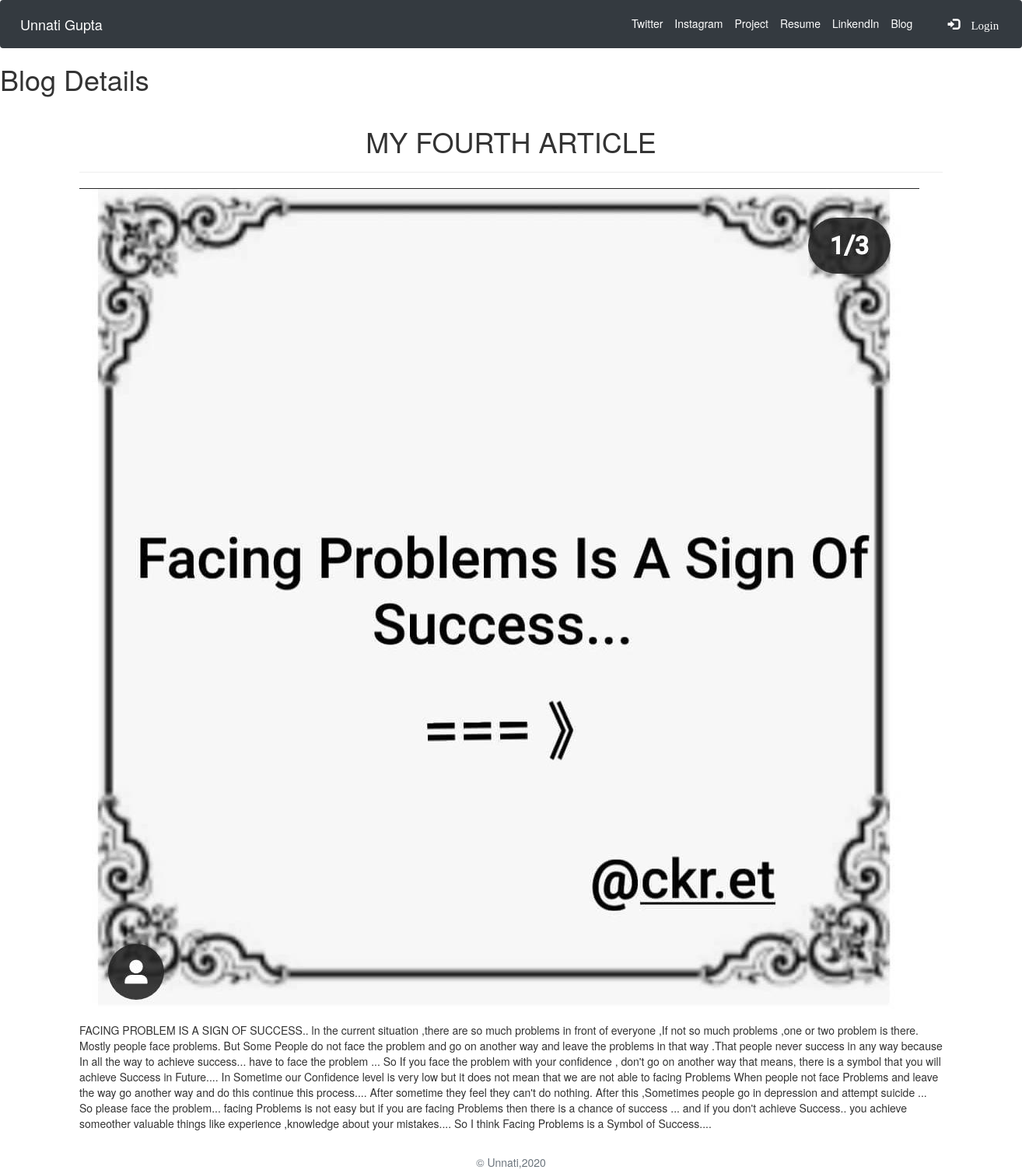
The app's page /blogdetail/35 with its own data.
### blog/models.py (models this page shows, shortened)
class Blog(models.Model):
    title = models.CharField(max_length=255)
    post_time = models.DateTimeField(auto_now_add=True)
    image = models.ImageField(upload_to='images/')
    body = models.TextField()

### blog/views.py (the view)
# urls.py: path('blogdetail/<int:pk>', views.BlogDetailView.as_view(), name='blog_detail_view'),
class BlogDetailView(DetailView):
    model = Blog
    context_object_name = 'blog_details' # context_object_name = 'objects_list':
    template_name = 'blog/detail.html'

### templates/blog/detail.html (shortened to what this page needs)
{% extends 'jobs/home.html' %}
{% load static %}
{% block body_block %}
<main role="main">
  <h1>Blog Details</h1>
{% if blog_details %}
  <div class="container">
      <h1 class="text-center pt-3" >
          {{blog_details.title|upper}}
      </h1>
      <hr>
      <img class="img-fluid" src="{{blog_details.image.url}}">
      <br>
      <p>{{blog_details.body}}</p>
      <br>
  {% else %}
  No blogdetail Found
  {% endif %}
  </div>
</main>
{% endblock %}

### records on screen
Blog: title "MY FOURTH ARTICLE", image (picture), body "FACING PROBLEM IS A SIGN OF SUCCESS.. ln the current situation ,there are so much problems in front of everyone ,If not so much problems ,one or two problem is there. Mostly people face problems. But Some People do not face the problem and go on another way and leave the problems in that way .That people never success in any way because In all the way to achieve success... have to face the problem ... So If you face the problem with your confidence , don't go on another way that means, there is a symbol that you will achieve Success in Future.... In Sometime our Confidence level is very low but it does not mean that we are not able to facing Problems When people not face Problems and leave…"
